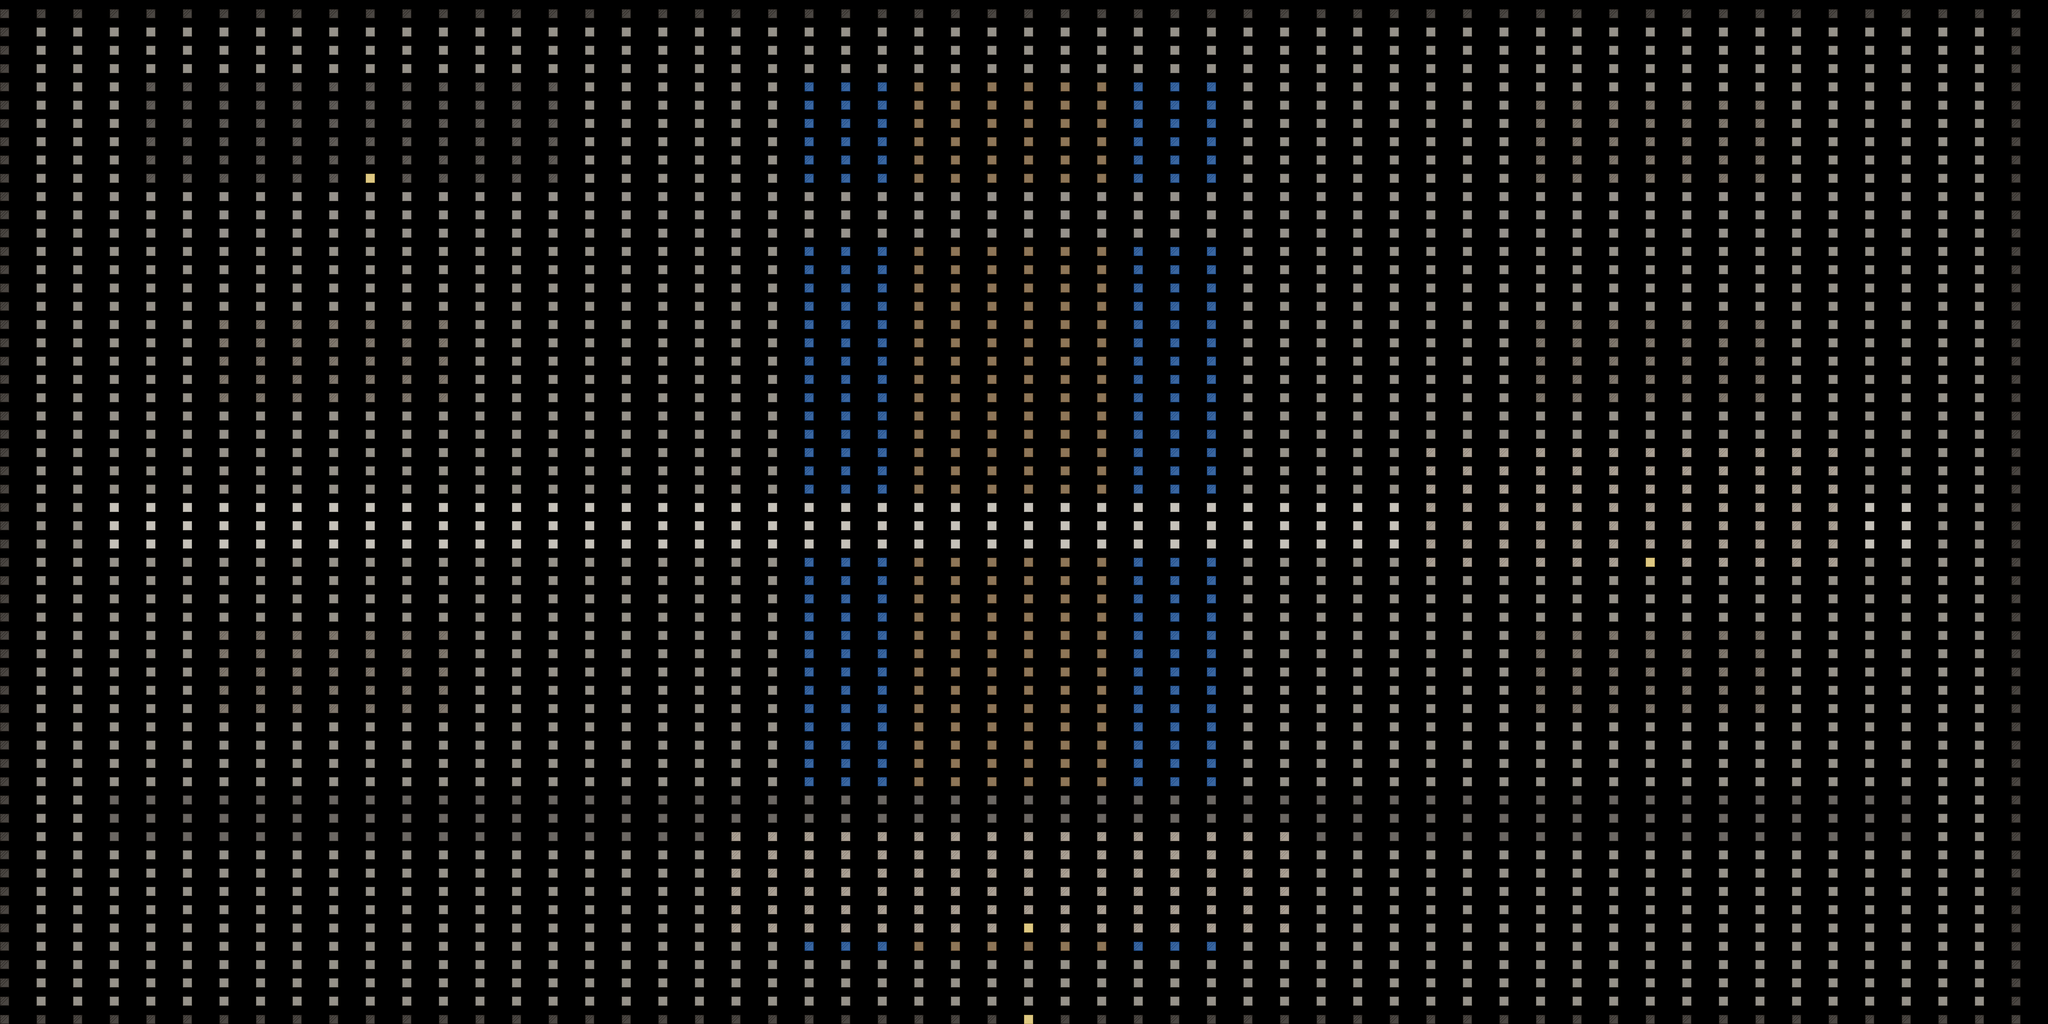

A 2D game scene composited from a Tiled map and its tileset images. What follows is a short description and the map's XML, with each tile layer's data collapsed to a summary:
An orthogonal 56x56 tile map with 64x32 px tiles, 1 tile layer (suelo).

<map version="1.10" tiledversion="1.10.2" orientation="orthogonal" renderorder="right-down" width="56" height="56" tilewidth="64" tileheight="32" infinite="0" nextlayerid="2" nextobjectid="1">
 <tileset firstgid="1" name="ciudad" tilewidth="16" tileheight="16" tilecount="36" columns="6">
  <image source="../textures/ciudad_tileset.png" width="96" height="96" />
  <tile id="1">
   <properties>
    <property name="collision" type="bool" value="true" />
   </properties>
  </tile>
  <tile id="3">
   <properties>
    <property name="collision" type="bool" value="true" />
   </properties>
  </tile>
  <tile id="6">
   <properties>
    <property name="collision" type="bool" value="true" />
   </properties>
  </tile>
  <tile id="7">
   <properties>
    <property name="collision" type="bool" value="true" />
   </properties>
  </tile>
  <tile id="8">
   <properties>
    <property name="collision" type="bool" value="true" />
   </properties>
  </tile>
  <tile id="9">
   <properties>
    <property name="collision" type="bool" value="true" />
   </properties>
  </tile>
  <tile id="10">
   <properties>
    <property name="collision" type="bool" value="true" />
   </properties>
  </tile>
  <tile id="11">
   <properties>
    <property name="collision" type="bool" value="true" />
   </properties>
  </tile>
  <tile id="12">
   <properties>
    <property name="collision" type="bool" value="true" />
   </properties>
  </tile>
  <tile id="13">
   <properties>
    <property name="collision" type="bool" value="true" />
   </properties>
  </tile>
  <tile id="14">
   <properties>
    <property name="collision" type="bool" value="true" />
   </properties>
  </tile>
  <tile id="15">
   <properties>
    <property name="collision" type="bool" value="true" />
   </properties>
  </tile>
  <tile id="16">
   <properties>
    <property name="collision" type="bool" value="true" />
   </properties>
  </tile>
  <tile id="17">
   <properties>
    <property name="collision" type="bool" value="true" />
   </properties>
  </tile>
  <tile id="18">
   <properties>
    <property name="collision" type="bool" value="true" />
   </properties>
  </tile>
  <tile id="19">
   <properties>
    <property name="collision" type="bool" value="true" />
   </properties>
  </tile>
  <tile id="24">
   <properties>
    <property name="collision" type="bool" value="true" />
   </properties>
  </tile>
  <tile id="25">
   <properties>
    <property name="collision" type="bool" value="true" />
   </properties>
  </tile>
  <tile id="26">
   <properties>
    <property name="collision" type="bool" value="true" />
   </properties>
  </tile>
  <tile id="28">
   <properties>
    <property name="collision" type="bool" value="true" />
   </properties>
  </tile>
  <tile id="32">
   <properties>
    <property name="collision" type="bool" value="true" />
   </properties>
  </tile>
  <tile id="35">
   <properties>
    <property name="collision" type="bool" value="true" />
   </properties>
  </tile>
 </tileset>
 <layer id="1" name="suelo" width="56" height="56">
  <data>[3136 cells, 3136 non-empty, 11 distinct tile ids]</data>
 </layer>
</map>
